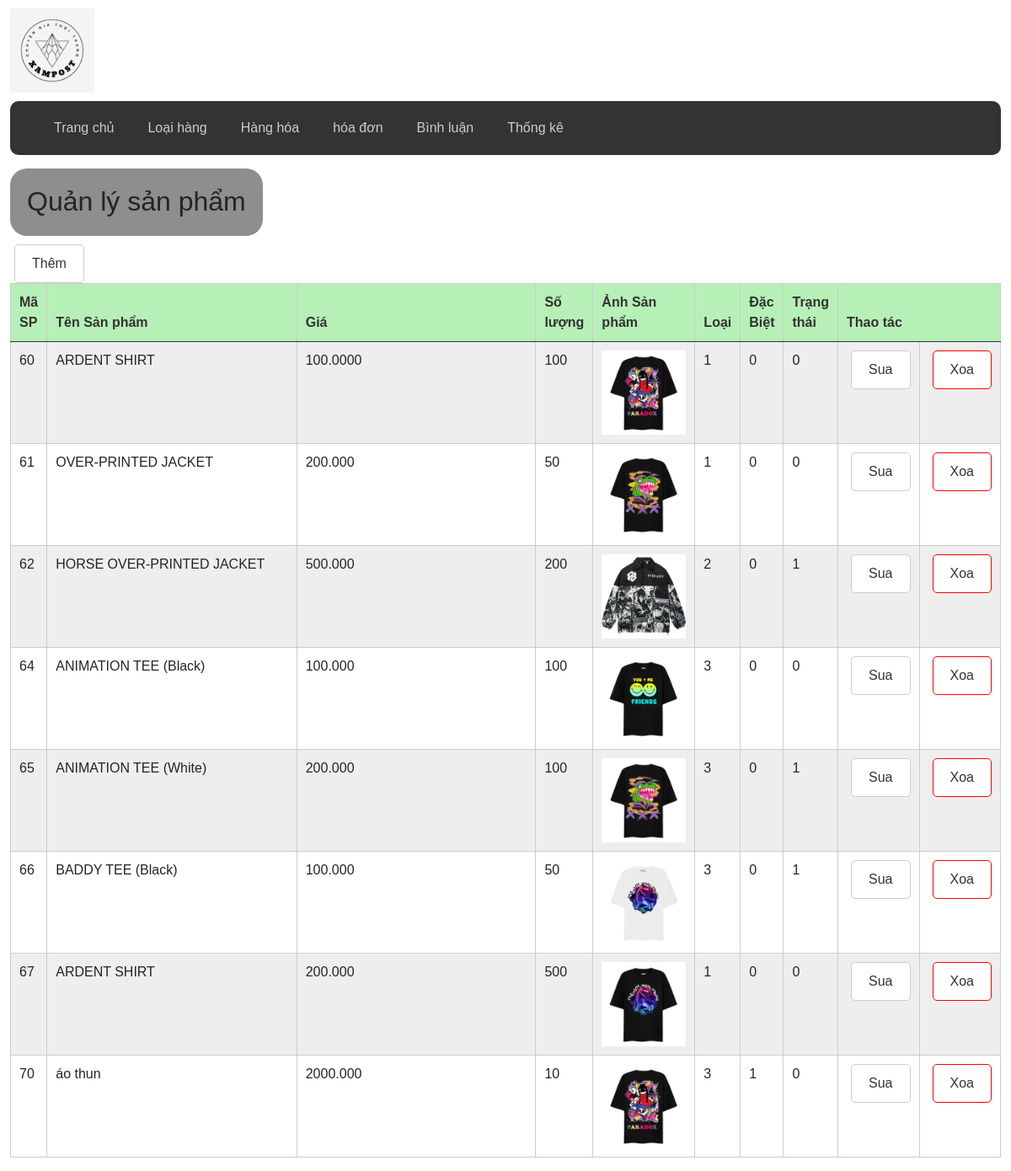
The page /hang_hoa/index.php (signed in) on the database its author committed.
### tables this page shows
CREATE TABLE `hang_hoa` (
  `ma_sp` int(11) NOT NULL,
  `ten_sp` varchar(255) NOT NULL,
  `gia` varchar(255) NOT NULL,
  `so_luong` varchar(255) NOT NULL,
  `img` varchar(255) DEFAULT NULL,
  `mieu_ta` varchar(255) NOT NULL,
  `loai` varchar(255) NOT NULL,
  `dac_biet` varchar(255) NOT NULL,
  `trang_thai` varchar(255) NOT NULL
);

### dao/hang_hoa.php (called while the page is built, shortened)
<?php
function getAll() {
    $conn = pdo_get_connection();
    $sql = "SELECT * FROM hang_hoa";
    $statement= $conn->prepare($sql);
    $statement->execute([]);
    $ket_qua=[];
    while (true) {
        $rowData =  $statement->fetch();
        if ($rowData == false) {
            break;
        }
        $row= [
            'ma_sp' => $rowData['ma_sp'],
            'ten_sp' => $rowData['ten_sp'],
            'gia' => $rowData['gia'],
            'so_luong' => $rowData['so_luong'],
            'img' => $rowData['img'],
            'mieu_ta' => $rowData['mieu_ta'],
            'loai' => $rowData['loai'],
            'dac_biet' => $rowData['dac_biet'],
            'trang_thai' => $rowData['trang_thai'],
        ];
        array_push($ket_qua,$row);
    }
    return $ket_qua;
}
?>

### hang_hoa/index.php (the view, shortened to what this page needs)
<?php
require_once "./../dao/hang_hoa.php";
$kq = getAll();
?>
<!DOCTYPE html>
<html lang="en">
<head>
    <link rel="stylesheet" href=".././css//bootstrap.min.css">
    <link rel="stylesheet" href=".././css/index.css">
    <link rel="stylesheet" href=".././css/form.css">
</head>
<body>
    <div class="container">
        <header>
            <div>
                <a href="https://localhost/du_an_Team/index.php">
                    <img src="./../logo/XAmPOST.png" alt="" width="100px">
                </a>
            </div>
            <nav>
                 <ul>
                    <li><a href="http://localhost/du_an_team/">Trang chủ</a></li>
                    <li><a href="https://localhost/du_an_Team/hang_hoa/admin_hoa_don/">Loại hàng</a></li>
                    <li><a href="http://localhost/du_an_team/hang_hoa/">Hàng hóa</a></li>
                    <li><a href="https://localhost/du_an_Team/hang_hoa/admin_hoa_don/">hóa đơn</a></li>
                    <li><a href="https://localhost/du_an_Team/binh_luan/">Bình luận</a></li>
                    <li><a href="https://localhost/du_an_Team/thong_ke/thong_ke.php">Thống kê</a></li>
                </ul>
            </nav>
        </header>
        <div class="quan_ly">
            <h2>Quản lý sản phẩm</h2><br>
        </div>
        <div class="ql_sp">
            <a href="them.php"><button type="button" class="btn btn-success">Thêm</button></a>
            <table class="table table-hover">
                <thead>
                    <tr>
                        <th class="">Mã SP</th>
                        <th class="col">Tên Sản phẩm</th>
                        <th class="col">Giá</th>
                        <th class="col">Số lượng</th>
                        <th class="col">Ảnh Sản phẩm</th>
                        <th class="col">Loại</th>
                        <th class="col">Đặc Biệt</th>
                        <th class="col">Trạng thái</th>
                        <th class="col" colspan="2">Thao tác</th>
                    </tr>
                </thead>
                <tbody>
                    <?php for ($i = 0; $i < count($kq); $i++) { ?>
                        <tr>
                            <td>
                                <?php echo $kq[$i]['ma_sp'] ?>
                            </td>
                            <td>
                                <?php echo $kq[$i]['ten_sp'] ?>
                            </td>
                            <td>
                                <?php echo $kq[$i]['gia'] ?>
                            </td>
                            <td>
                                <?php echo $kq[$i]['so_luong'] ?>
                            </td>
                            <td>
                                <img src="<?php echo $kq[$i]['img'] ?>" alt="" style="width:100px; height:100px;">
                            </td>
                            <td>
                                <?php echo $kq[$i]['loai'] ?>
                            </td>
                            <td>
                                <?php echo $kq[$i]['dac_biet'] ?>
                            </td>
                            <td>
                                <?php echo $kq[$i]['trang_thai'] ?>
                            </td>
                            <td>
                                <button class="btn btn-secondary"> <a href="./sua.php?id=<?php echo $kq[$i]['ma_sp'] ?>">Sua</a></button>
                            </td>
                            <td>
                                <button class="btn btn-danger"> <a href="./xoa.php?id=<?php echo $kq[$i]['ma_sp'] ?>" onclick="return confirm('Ban co muon xoa khong ?')">Xoa</a></button>
                            </td>
                        </tr>
                    <?php } ?>
                </tbody>
            </table>
        </div>
</body>
</html>

### css/index.css (style rules this page uses)
.quan_ly { background: #8d8e8d; padding: 20px 0 0 20px; width: 300px; height: 80px; margin: 8px 0 10px 0; border-radius: 20px; }

### css/form.css (style rules this page uses)
* { margin: 0; padding: 0; box-sizing: border-box; font-family: Arial, Helvetica, sans-serif; }
.container { max-width: 1200px; margin: 10px auto; }
nav { background-color: #333; margin: 10px 0; border-radius: 10px; }
nav ul { display: flex; list-style: none; }
nav ul a { display: block; padding: 20px; color: #ccc; text-decoration: none; }
.col { width: 50%; margin-top: 10px; }
button.btn { padding: 10px 20px; margin-left: 5px; border: 1px solid #ccc; border-radius: 5px; cursor: pointer; color: #333; background-color: #fff; }
button.btn-danger { border: 1px solid red; }
button a { display: block; text-decoration: none; color: #333; }
.table { border-collapse: collapse; width: 100%; }
.table, .table tr, .table td, .table th { border: 1px solid #ccc; }
.table th, .table td { padding: 10px; }
.table tbody tr:nth-child(2n + 1) { background-color: #eee; }
table thead tr { background-color: #b7f0b7; color: #333; }

### rows shown on the page
hang_hoa: ma_sp "60", ten_sp "ARDENT SHIRT", gia "100.0000", so_luong "100", img (picture), loai "1", dac_biet "0", trang_thai "0"
hang_hoa: ma_sp "61", ten_sp "OVER-PRINTED JACKET", gia "200.000", so_luong "50", img (picture), loai "1", dac_biet "0", trang_thai "0"
hang_hoa: ma_sp "62", ten_sp "HORSE OVER-PRINTED JACKET", gia "500.000", so_luong "200", img (picture), loai "2", dac_biet "0", trang_thai "1"
hang_hoa: ma_sp "64", ten_sp "ANIMATION TEE (Black)", gia "100.000", so_luong "100", img (picture), loai "3", dac_biet "0", trang_thai "0"
hang_hoa: ma_sp "65", ten_sp "ANIMATION TEE (White)", gia "200.000", so_luong "100", img (picture), loai "3", dac_biet "0", trang_thai "1"
hang_hoa: ma_sp "66", ten_sp "BADDY TEE (Black)", gia "100.000", so_luong "50", img (picture), loai "3", dac_biet "0", trang_thai "1"
hang_hoa: ma_sp "67", ten_sp "ARDENT SHIRT", gia "200.000", so_luong "500", img (picture), loai "1", dac_biet "0", trang_thai "0"
hang_hoa: ma_sp "70", ten_sp "áo thun", gia "2000.000", so_luong "10", img (picture), loai "3", dac_biet "1", trang_thai "0"
